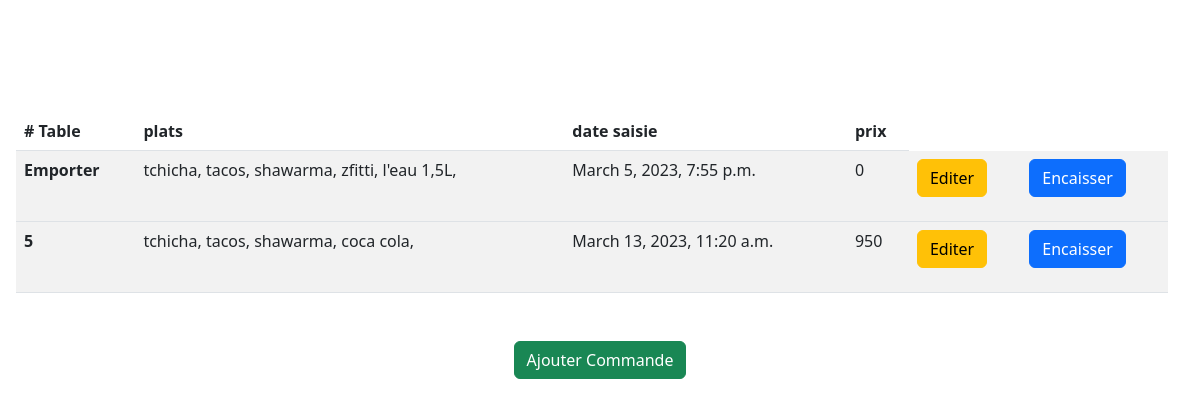
Screenshot of /caissier with the database file from the repository.
### main/models.py (models this page shows, shortened)
class Command(models.Model):
    commtypeChoices = [('1','emporter'),('2','a table')]
    commType = models.CharField(max_length=1,help_text='choisit le type de la command',choices=commtypeChoices,verbose_name='type de command')
    tableNum = models.IntegerField(null=False,help_text='enter le numero de la table',verbose_name='numero de table')
    prods = models.ManyToManyField(Products)
    dateComm = models.DateTimeField(auto_now_add=True,verbose_name='temps creation de la command')
    encaisser = models.BooleanField(verbose_name='status d encaissemnt',default=False)
    encaissementTime = models.DateTimeField(auto_now_add=True,verbose_name='temps encaissement')
    flaged = models.BooleanField(verbose_name='modification au command')
    commPrice = models.IntegerField(verbose_name='prix total command',default=0,null=False)

class Products(models.Model):
    prodCatChoices = [
        ('1', 'Traditionelle'),
        ('2', 'Modern'),
        ('3', 'Boissant')
    ]
    prodName = models.CharField(max_length=30,null=False,help_text='entrer le nom de produit',verbose_name='nom de produit')
    prodPrix = models.IntegerField(null=False,help_text='prix de produit',verbose_name='prix de produit')
    prodCat = models.CharField(max_length=1,choices=prodCatChoices,null=False,help_text='choisit la categorie de ce produit',verbose_name='categorie de produit')
    isActive = models.BooleanField(help_text='activer ou desactiver ce produit', verbose_name='status de produit',default=True)
    img=models.ImageField(default='default.jpg',upload_to='profile_pics')

### main/views.py (the view)
# urls.py: path('caissier', caissierView, name='caissier'),
def caissierView(request):
    context = {}
    context['commands'] = Command.objects.all()
    return render(request,"main/caissier.html",context)

### main/templates/main/caissier.html (shortened to what this page needs)
{% extends 'base.html'%}
{% load static %}
{% block header%}
  <link rel="stylesheet" href="{% static 'caissier.css' %}">
{% endblock header%}
{% block body%}
<div class="tableDiv">
  <table class="table table-hover table-striped" id="commTable">
      <thead>
        <tr>
          <th scope="col"># Table</th>
          <th scope="col">plats</th>
          <th scope="col">date saisie</th>
          <th scope="col">prix</th>
      </tr>
      </thead>
      {% for command in commands %}
      {% if command.encaisser is False %}
      <tbody>
        <tr>
          <th scope="row">
            {% if command.tableNum == 0 %}
            <p>Emporter</p>
            {% else %}
            {{command.tableNum}}
            {% endif%}
          </th>
          <td>{%for prod in command.prods.all%}
                {{prod.prodName}},
              {% endfor %}
          </td>
          <td>{{command.dateComm}}</td>
          <td>{{command.commPrice}}</td>
          <td><form method="post" action="editer-command">{% csrf_token %}
              <button class="btn btn-warning" type="submit" name="edit" value={{command.id}}>Editer</button>
              </form>
          </td>
          <td>
            <button class="btn btn-primary process-button"  name="encaissment" value={{command.id}} onclick="removeComm(this)">Encaisser</button>
        </td>
        </tr>
      </tbody>
      {% endif %}
      {% endfor %}
    </table>
  </div>
  <div class="text-center"><a href="ajouter-command"><button class="btn btn-success" type="submit" name="ajouterCommand" >Ajouter Commande</button></a></div>
  {% endblock body%}

### main/static/caissier.css (style rules this page uses)
body { height: 100%; }
.tableDiv { margin-top: 5em; padding:2em; padding-left: 1em; max-height: 70%; overflow-y: scroll; overflow-x:hidden; }

### rows the page displays
Command: tableNum "Emporter", dateComm "March 5, 2023, 7:55 p.m.", commPrice "0", {{ command.id }} 1 (drawn)
Products: prodName "tchicha"
Products: prodName "tacos"
Products: prodName "shawarma"
Products: prodName "zfitti"
Products: prodName "l'eau 1,5L"
Command: tableNum "5", dateComm "March 13, 2023, 11:20 a.m.", commPrice "950", {{ command.id }} 6 (drawn)
Products: prodName "coca cola"
